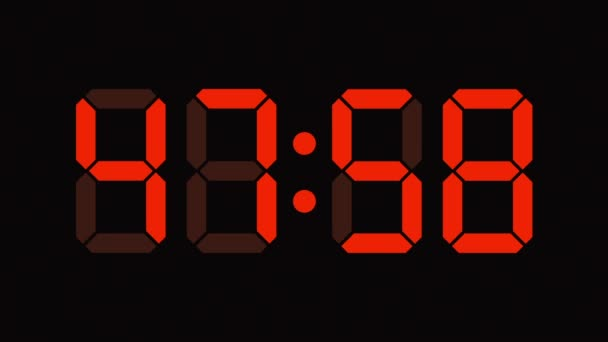
#> input picture i0.jpg, 608 x 342 px
$ python detect7segments.py i0.jpg   (Python 2 division)
#> lines starting #> are read from the running program, lines starting #| are printed output that depends on the picture; after the words box and inside, x2 and y2 are one past the last pixel; in counts of white or black regions, pixels touching at a corner belong together
#!/usr/bin/python
#coding: utf-8

# file: detect7segments.py
# brief: This file contains a simple detection numerical of 7-segment display
# author: Petrucio Ricardo Tavares de Medeiros
# date: 21/08/2019

import sys
import cv2
import numpy as np

# define the dictionary of digit segments so we can identify each digit
DIGITS_LOOKUP = {
    (1, 1, 1, 0, 1, 1, 1): 0,
    (0, 0, 1, 0, 0, 1, 0): 1,
    (1, 0, 1, 1, 1, 0, 1): 2,
    (1, 0, 1, 1, 0, 1, 1): 3,
    (0, 1, 1, 1, 0, 1, 0): 4,
    (1, 1, 0, 1, 0, 1, 1): 5,
    (1, 1, 0, 1, 1, 1, 1): 6,
    (1, 0, 1, 0, 0, 1, 0): 7,
    (1, 1, 1, 1, 1, 1, 1): 8,
    (1, 1, 1, 1, 0, 1, 1): 9
}

def filterImage( file ):
    gray = cv2.cvtColor( img, cv2.COLOR_BGR2GRAY )
    gray = cv2.threshold(gray, 125, 255, cv2.THRESH_BINARY + cv2.THRESH_OTSU)[1]
    edged = cv2.Canny(gray, 100, 200)
    kernel = np.ones((3,3),np.uint8)
    #edged = cv2.dilate(edged, kernel, iterations = 2)
    return edged


def sort_contours(cnts, method="left-to-right"):
    # initialize the reverse flag and sort index
    reverse = False
    i = 0

    # handle if we need to sort in reverse
    if method == "right-to-left" or method == "bottom-to-top":
        reverse = True

    # handle if we are sorting against the y-coordinate rather than
    # the x-coordinate of the bounding box
    if method == "top-to-bottom" or method == "bottom-to-top":
        i = 1

    # construct the list of bounding boxes and sort them from top to
    # bottom
    boundingBoxes = [cv2.boundingRect(c) for c in cnts]
    (cnts, boundingBoxes) = zip(*sorted(zip(cnts, boundingBoxes), key=lambda b: b[1][i], reverse=reverse))

    # return the list of sorted contours and bounding boxes
    return cnts, boundingBoxes

def delimitRegion( file, digit ):
    height, width = file.shape[:2]
    xmin = width; xmax = 0
    ymin = height; ymax = 0
    for c in digit:
        (x, y, w, h) = cv2.boundingRect(c) # Compute the bounding box of the contour
        if ( xmin > x ):
            xmin = x
        if ( xmax < x+w ):
            xmax = x+w
        if ( ymin > y ):
            ymin = y
        if ( ymax < y+h ):
            ymax = y+h

    return xmin, ymin, xmax, ymax


def identifyNumber( file, digit, xmin, ymin, xmax, ymax ):
    on = [0] * 7 # display 7 segments - removing 1, because it has another configuration
    rxmax = xmax - xmin; rymax = ymax - ymin; perc = 0.9
    #if ( len( digit )  == 1 ) or ( len( digit ) == 2 ): return 1
    cut1_4xmax = ((1.0/4.0) * rxmax) * perc; cut1_4ymax = ((1.0/4.0) * rymax) * perc
    cut2_4xmax = ((2.0/4.0) * rxmax) * perc; cut2_4ymax = ((2.0/4.0) * rymax) * perc
    cut3_4xmax = ((3.0/4.0) * rxmax) * perc; cut3_4ymax = ((3.0/4.0) * rymax) * perc
    for c in digit:
        #(x, y, w, h) = cv2.boundingRect(c) # Compute the bounding box of the contour
        # (x,y) upper left point
        # (x+w, y+h) lower right point
        M = cv2.moments(c)
        cX = int(M["m10"] / M["m00"])
        cY = int(M["m01"] / M["m00"])

        # [4 lines of commented-out code are left out]

        if ( ( cX > xmin ) and ( cX < xmax ) and
             ( cY > ymin ) and ( cY < ymin + int(cut1_4ymax) ) ): on[0] = 1
        if ( ( cX > xmin ) and ( cX < xmin + int(cut1_4xmax) ) and
             ( cY > ymin ) and ( cY < ymin + int(cut2_4ymax) ) ): on[1] = 1
        if ( ( cX > xmin + int(cut2_4xmax) ) and ( cX < xmax ) and
             ( cY > ymin + int(cut1_4xmax) ) and ( cY < ymin + int(cut2_4ymax) ) ): on[2] = 1
        if ( ( cX > xmin + int(cut1_4xmax) ) and ( cX < xmin + int(cut3_4xmax) ) and
             ( cY > ymin + int(cut1_4ymax) ) and ( cY < ymin + int(cut3_4ymax) ) ): on[3] = 1
        if ( ( cX > xmin ) and ( cX < xmin + int(cut1_4xmax) ) and
             ( cY > ymin + int(cut2_4ymax) ) and ( cY < ymax ) ): on[4] = 1
        if ( ( cX > xmax - int(cut1_4xmax) ) and ( cX < xmax ) and
             ( cY > ymin + int(cut2_4ymax) ) and ( cY < ymax) ): on[5] = 1
        if ( ( cX > xmin ) and ( cX < xmax ) and
             ( cY > ymax - int(cut1_4ymax) ) and ( cY < ymax ) ): on[6] = 1

    number = DIGITS_LOOKUP.get(tuple(on))
    if ( number == None ):
        number = -1;
    #number = DIGITS_LOOKUP[tuple(on)]
    return number

def removeCircles( counters ):
    cnts = []
    xmax = 0
    ymax = 0
    for c in counters:
        (x, y, w, h) = cv2.boundingRect(c) # Compute the bounding box of the contour
        xmaxAux = w
        ymaxAux = h
        if ( xmax < xmaxAux ): xmax = xmaxAux
        if ( ymax < ymaxAux ): ymax = ymaxAux
    for c in counters:
        (x, y, w, h) = cv2.boundingRect(c) # Compute the bounding box of the contour
        if ( w > xmax/2 ) or ( h > ymax/2 ):
            cnts.append( c )
    return cnts, xmax, ymax

def detection( file ):
    cnts = cv2.findContours(file, cv2.RETR_EXTERNAL, cv2.CHAIN_APPROX_SIMPLE)
    if ( len( cnts ) == 2 ): # version opencv 4.x
        cnts = cnts[0]
    else: # version opencv 3, 4-pre, or 4-alpha
        cnts = cnts[1]
    cnts = sort_contours(cnts, method="left-to-right")[0]

    digit = []
    numbers = []

    cnts, xmaxAux, ymaxAux = removeCircles( cnts )

    # analisa se os filamentos formam um digito
    if ( len(cnts) > 0 ): # there is contours
        counter = 0 # counter contours
        while (counter < len( cnts )):
            idNumber = False; contInt = counter
            while (( idNumber == False ) or (contInt < len(cnts))):
                digit.append( cnts[contInt] )
                (xmin, ymin, xmax, ymax) = delimitRegion( file, digit )
                # [5 lines of commented-out code are left out]
                if (( len(digit) == 2 ) and ( contInt+1 < len(cnts) ) ):
                    (x, y, w, h) = cv2.boundingRect(cnts[contInt+1]) # Compute the bounding box of the contour
                    if ( x > xmax + xmaxAux*0.10 ): # se a posicao do proximo filamento esta nao esta a 10% do tamanho do filamento
                        number = 1;
                else:
                    number = ( identifyNumber( file, digit, xmin, ymin, xmax, ymax ) )

                if ( contInt+1 < len(cnts) ):
                    (x, y, w, h) = cv2.boundingRect(cnts[contInt+1]) # Compute the bounding box of the contour
                    if ( x < xmax + xmaxAux*0.10): # se a posicao do proximo filamento esta nao esta a 10% do tamanho do filamento
                        number = -1

                if ( number <> -1 ):
                    #print number
                    numbers.append( number )
                    digit = []
                    xmin = 0; ymin = 0; xmax = 0; ymax = 0
                    idNumber = True
                contInt += 1
            counter += contInt if contInt > 0 else 1
            contInt = 0

    return numbers


if __name__ == '__main__':
    file = sys.argv[1]
    img = cv2.imread( file )
#> img is the input picture: shape (342, 608, 3); mean B, G, R 7.6, 10.1, 36.8

    edged = filterImage( img )
#> in filterImage, `gray = cv2.cvtColor( img, cv2.COLOR_BGR2GRAY )`:
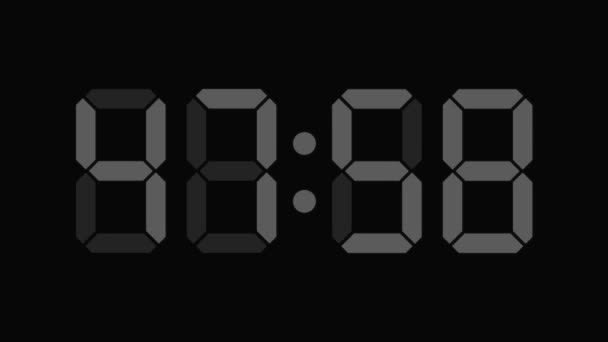
#> gray: shape (342, 608); min 0, max 102, mean 17.8
#> in filterImage, `gray = cv2.threshold(gray, 125, 255, cv2.THRESH_BINARY + cv2.THRESH_OT..`:
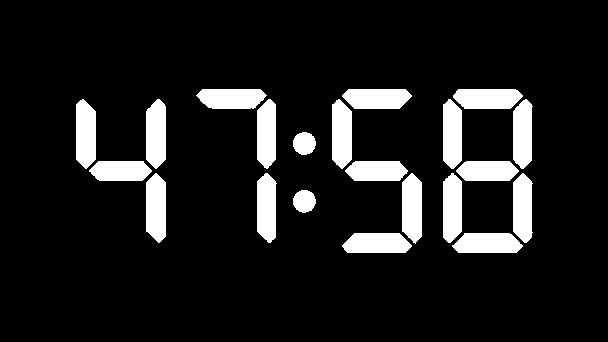
#> gray: shape (342, 608); 11.2% white; 21 white regions, largest, box (x1, y1, x2, y2) and area: (146, 99, 166, 169) 1219, (76, 99, 96, 169) 1216, (402, 173, 422, 244) 1215
#> in filterImage, `edged = cv2.Canny(gray, 100, 200)`:
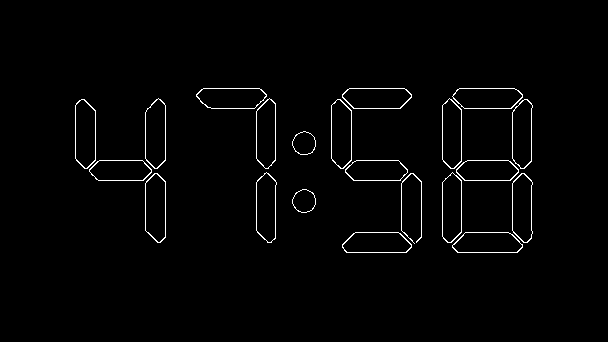
#> edged: shape (342, 608); 1.6% white in thin lines or dots, all inside (x1, y1, x2, y2) = (75, 88, 533, 253)
    cv2.imshow( "edged", edged )
    cv2.waitKey( 0 )

    numbers = detection( edged )
#> in detection, `cnts = cv2.findContours(file, cv2.RETR_EXTERNAL, cv2.CHAIN_APPROX_SIMP..`: cnts = 21 contours; largest, box (x1, y1, x2, y2) and area: (75, 99, 96, 169) 1232, (452, 88, 523, 109) 1228, (331, 99, 352, 169) 1228, (145, 98, 166, 169) 1227, (145, 173, 166, 243) 1222
#> in sort_contours, `boundingBoxes = [cv2.boundingRect(c) for c in cnts]`: boundingBoxes = 21 items, first 6: (452, 232, 71, 21), (342, 232, 70, 21), (292, 189, 24, 24), (512, 173, 21, 70), (401, 173, 21, 71), (145, 173, 21, 70)
#> in sort_contours, `(cnts, boundingBoxes) = zip(*sorted(zip(cnts, boundingBoxes), key=lamb..`: boundingBoxes = 21 items, first 6: (75, 99, 21, 70), (89, 160, 63, 21), (145, 173, 21, 70), (145, 98, 21, 71), (196, 88, 71, 21), (256, 172, 21, 71)
#> the loop in removeCircles, `for c in counters:` made 21 passes
#> (x, y, w, h, xmaxAux, ymaxAux, xmax, ymax) on pass 1: (75, 99, 21, 70, 21, 70, 21, 70)
#> (x, y, w, h, xmaxAux, ymaxAux, xmax) on passes 2, 5: (89, 160, 63, 21, 63, 21, 63), (196, 88, 71, 21, 71, 21, 71)
#> after the loop in removeCircles, `for c in counters:`: xmax = 71
#> the loop in removeCircles, `for c in counters:` made 21 passes
#> (x, y, w, h) on passes 1 to 12: (75, 99, 21, 70), (89, 160, 63, 21), (145, 173, 21, 70), (145, 98, 21, 71), (196, 88, 71, 21), (256, 172, 21, 71), (256, 98, 20, 71), (292, 189, 24, 24), (292, 131, 24, 24), (331, 99, 21, 70), (342, 232, 70, 21), (342, 88, 70, 21)
#> after the loop in removeCircles, `for c in counters:`: cnts = 19 contours; largest, box (x1, y1, x2, y2) and area: (75, 99, 96, 169) 1232, (452, 88, 523, 109) 1228, (331, 99, 352, 169) 1228, (145, 98, 166, 169) 1227, (145, 173, 166, 243) 1222
#> in detection, `cnts, xmaxAux, ymaxAux = removeCircles( cnts )`: xmaxAux = 71
#> the loop in detection, `while (counter < len( cnts )):` made 1 pass
#> after the loop in detection, `while (counter < len( cnts )):`: counter = 19; numbers = [4, 7, 5, 8]
#> numbers = [4, 7, 5, 8]
    for i in numbers:
        print i
#> this loop made 4 passes
#> i on passes 1 to 4: 4, 7, 5, 8
#| 4
#| 7
#| 5
#| 8
